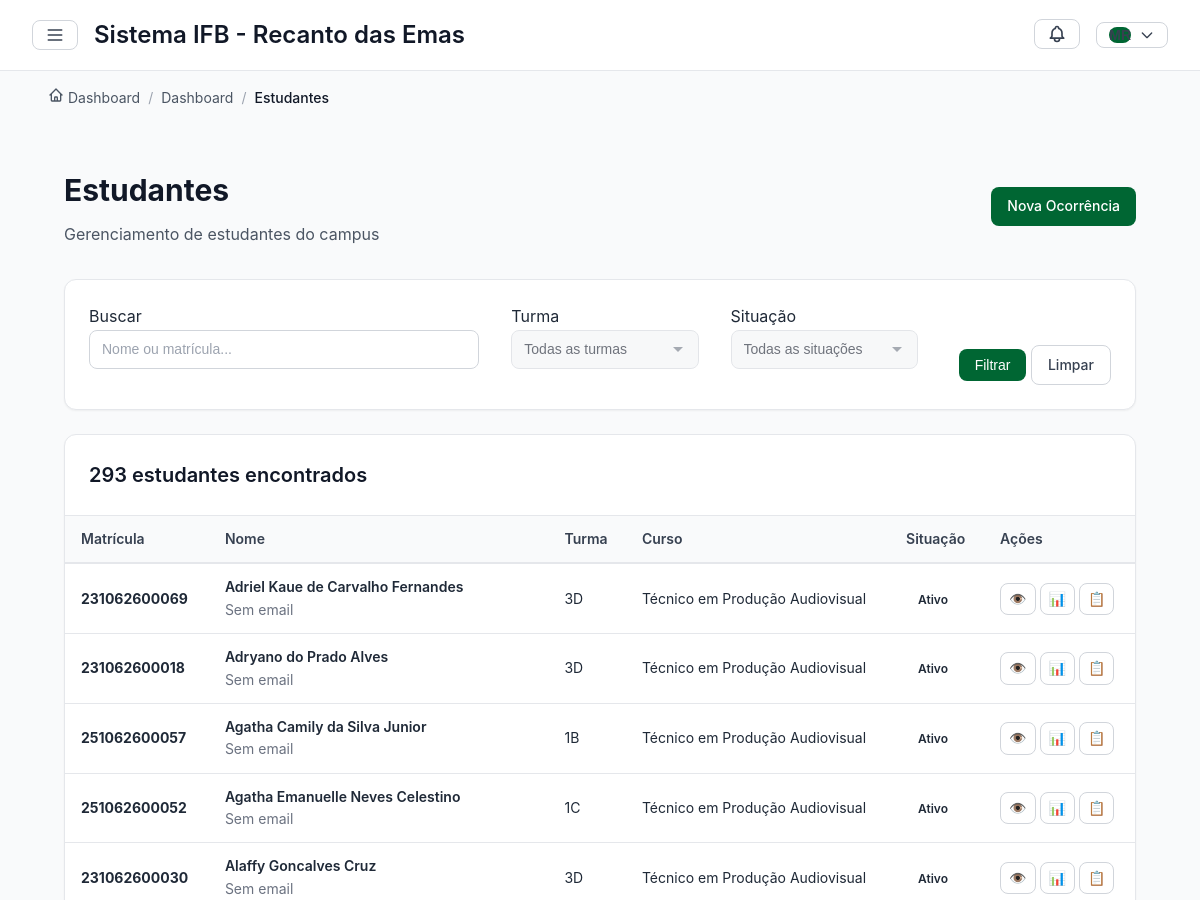
The page /estudantes/ (signed in, upper part) on the database as committed earlier.
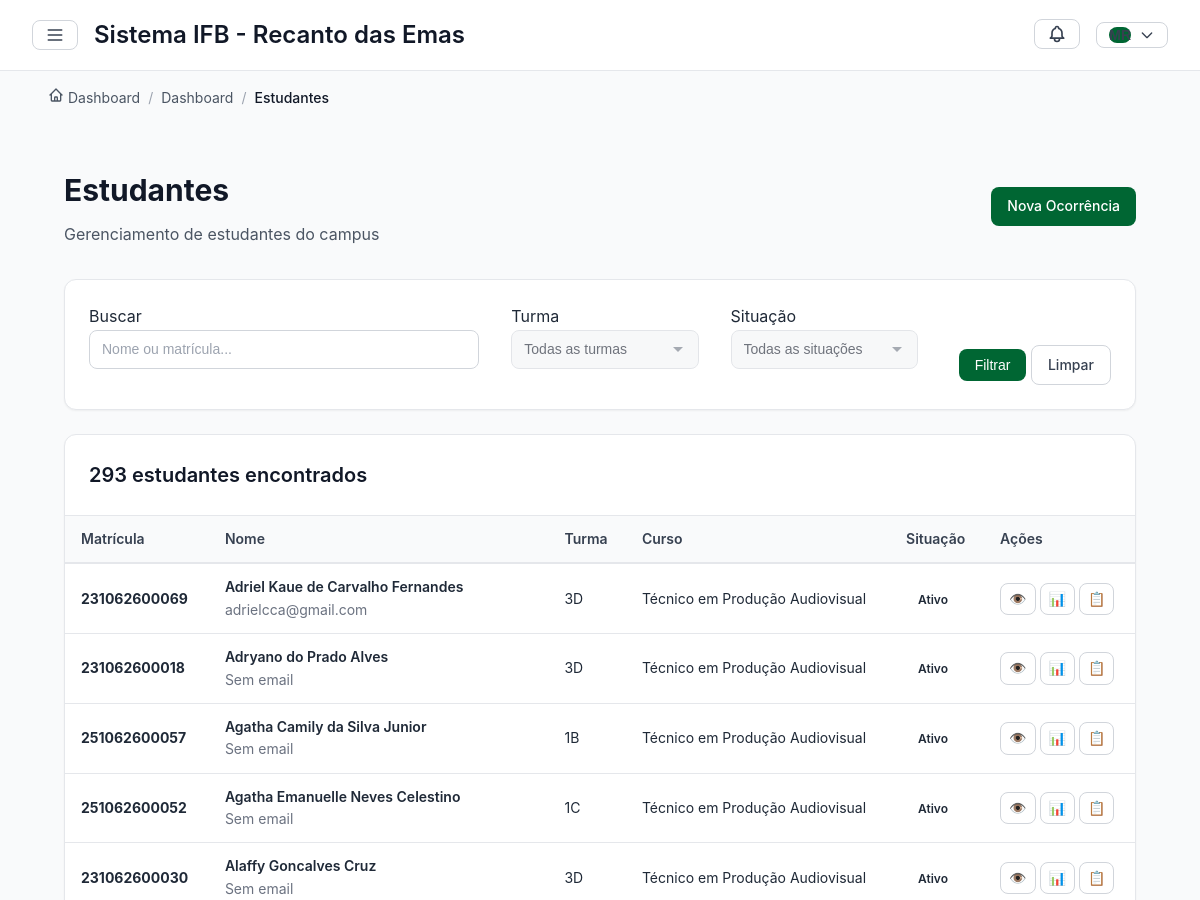
The same page on the database as committed later.
### core/models.py (models this page shows, shortened)
class Estudante(models.Model):
    SITUACAO_CHOICES = [
        ('ATIVO', 'Ativo'),
        ('INATIVO', 'Inativo'),
        ('TRANCADO', 'Trancado'),
        ('EVADIDO', 'Evadido'),
        ('FORMADO', 'Formado'),
        ('TRANSFERIDO', 'Transferido'),
    ]
    matricula_sga = models.CharField(max_length=20, unique=True)
    nome = models.CharField(max_length=200)
    cpf = models.CharField(max_length=14, blank=True)
    data_nascimento = models.DateField(null=True, blank=True)
    email = models.EmailField()
    email_responsavel = models.EmailField(blank=True)
    contato_responsavel = models.CharField(max_length=15, blank=True)
    logradouro = models.CharField(max_length=200, blank=True)
    bairro_cidade = models.CharField(max_length=100, blank=True)
    uf = models.CharField(max_length=2, blank=True)
    turma = models.ForeignKey(Turma, on_delete=models.PROTECT, related_name='estudantes')
    turma_periodo = models.CharField(max_length=20, blank=True)
    campus = models.ForeignKey(Campus, on_delete=models.PROTECT)
    curso = models.ForeignKey(Curso, on_delete=models.PROTECT)
    situacao = models.CharField(max_length=15, choices=SITUACAO_CHOICES, default='ATIVO')
    data_ingresso = models.DateField()
    foto = models.ImageField(upload_to='estudantes/', blank=True, null=True)
    foto_url = models.URLField(
        blank=True,
        null=True,
        help_text="Link direto da imagem no Google Drive. Use o formato: https://drive.google.com/uc?export=view&id=ID_DA_IMAGEM"
    )
    responsavel = models.ForeignKey(
        Responsavel,
        on_delete=models.SET_NULL,
        null=True,
        blank=True
    )
    class Meta:
        ordering = ['nome']

class Turma(models.Model):
    nome = models.CharField(max_length=50)
    curso = models.ForeignKey(Curso, on_delete=models.PROTECT)
    ano = models.IntegerField()
    periodo = models.CharField(max_length=20)  # "2024.1", "2024.2"
    semestre = models.IntegerField(choices=[(0, 'Anual'), (1, '1º'), (2, '2º')])
    sala = models.CharField(max_length=20, blank=True)
    ativa = models.BooleanField(default=True)
    class Meta:
        ordering = ['-ano', '-semestre', 'nome']
        unique_together = ['nome', 'curso', 'ano', 'semestre']

class Curso(models.Model):
    nome = models.CharField(max_length=200)
    campus = models.ForeignKey(Campus, on_delete=models.PROTECT, related_name='cursos')
    codigo = models.CharField(max_length=20, unique=True)
    ativo = models.BooleanField(default=True)
    class Meta:
        ordering = ['nome']

### core/views.py (the view)
# urls.py: path('estudantes/', views.estudante_list, name='estudante_list'),
@login_required
@user_passes_test(is_servidor)
def estudante_list(request):
    estudantes = Estudante.objects.select_related('turma', 'curso').order_by('nome')
    busca = request.GET.get('q')
    turma_id = request.GET.get('turma')
    situacao = request.GET.get('situacao')
    if busca:
        estudantes = estudantes.filter(
            Q(nome__icontains=busca) |
            Q(matricula_sga__icontains=busca)
        )
    if turma_id:
        estudantes = estudantes.filter(turma_id=turma_id)
    if situacao:
        estudantes = estudantes.filter(situacao=situacao)
    paginator = Paginator(estudantes, 50)
    page = request.GET.get('page')
    estudantes_page = paginator.get_page(page)
    turmas = Turma.objects.all()
    situacao_choices = Estudante.SITUACAO_CHOICES
    breadcrumbs_list = [
        {'label': 'Dashboard', 'url': '/'},
        {'label': 'Estudantes', 'url': ''}
    ]
    context = {
        'estudantes': estudantes_page,
        'turmas': turmas,
        'situacao_choices': situacao_choices,
        'breadcrumbs_list': breadcrumbs_list,
    }
    return render(request, 'core/estudante_list.html', context)

### core/views.py (called while the page is built)
def is_servidor(user):
    return hasattr(user, 'servidor')

### templates/core/estudante_list.html (shortened to what this page needs)
{% extends 'core/base.html' %}
{% load static %}
{% block content %}
<div class="container">
    <div class="page-header">
        <div>
            <h1 class="page-title">Estudantes</h1>
            <p class="page-subtitle">Gerenciamento de estudantes do campus</p>
        </div>
        <div class="flex gap-2">
            <a href="{% url 'core:ocorrencia_create' %}" class="btn btn-primary">
                Nova Ocorrência
            </a>
        </div>
    </div>
    <div class="card mb-4">
        <div class="card-body">
            <form method="get" class="filter-form">
                <div class="form-row">
                    <div class="form-group">
                        <label for="search">Buscar</label>
                        <input type="text" name="q" id="search" class="form-control"
                               placeholder="Nome ou matrícula..." value="{{ request.GET.q }}">
                    </div>
                    <div class="form-group">
                        <label for="turma">Turma</label>
                        <select name="turma" id="turma" class="form-control">
                            <option value="">Todas as turmas</option>
                        </select>
                    </div>
                    <div class="form-group">
                        <label for="situacao">Situação</label>
                        <select name="situacao" id="situacao" class="form-control">
                            <option value="">Todas as situações</option>
                        </select>
                    </div>
                    <div class="form-group">
                        <label>&nbsp;</label>
                        <button type="submit" class="btn btn-primary">Filtrar</button>
                        <a href="{% url 'core:estudante_list' %}" class="btn btn-outline">Limpar</a>
                    </div>
                </div>
            </form>
        </div>
    </div>
    <div class="card">
        <div class="card-header">
            <h3 class="card-title">
                {{ estudantes.paginator.count }} estudante{{ estudantes.paginator.count|pluralize }} encontrado{{ estudantes.paginator.count|pluralize }}
            </h3>
        </div>
        <div class="card-body" style="padding: 0;">
            {% if estudantes %}
            <div class="table-container">
                <table class="table">
                    <thead>
                        <tr>
                            <th>Matrícula</th>
                            <th>Nome</th>
                            <th>Turma</th>
                            <th>Curso</th>
                            <th>Situação</th>
                            <th>Ações</th>
                        </tr>
                    </thead>
                    <tbody>
                        {% for estudante in estudantes %}
                        <tr>
                            <td>
                                <strong>{{ estudante.matricula_sga }}</strong>
                            </td>
                            <td>
                                <div class="student-info">
                                    <div class="student-name">{{ estudante.nome }}</div>
                                    <div class="student-email">{{ estudante.email|default:"Sem email" }}</div>
                                </div>
                            </td>
                            <td>{{ estudante.turma.nome }}</td>
                            <td>{{ estudante.curso.nome }}</td>
                            <td>
                                <span class="badge badge-{{ estudante.situacao|lower }}">
                                    {{ estudante.get_situacao_display }}
                                </span>
                            </td>
                            <td>
                                <div class="action-buttons">
                                    <a href="{% url 'core:estudante_detail' estudante.matricula_sga %}"
                                       class="btn btn-sm btn-outline" title="Ver perfil">
                                        👁️
                                    </a>
                                    <a href="{% url 'pedagogico:ficha_aluno' estudante.matricula_sga %}"
                                       class="btn btn-sm btn-outline" title="Ficha completa">
                                        📊
                                    </a>
                                    <a href="{% url 'core:relatorio_estudante' estudante.matricula_sga %}"
                                       class="btn btn-sm btn-outline" title="Gerar relatório">
                                        📋
                                    </a>
                                </div>
                            </td>
                        </tr>
                        {% endfor %}
                    </tbody>
                </table>
            </div>
            {% endif %}
        </div>
    </div>
</div>
{% endblock %}

### templates/core/base.html (shortened to what this page needs)
{% load static %}
<!DOCTYPE html>
<html lang="pt-BR">
<head>
    <link rel="stylesheet" href="{% static 'css/main.css' %}">
    <link rel="stylesheet" href="{% static 'css/forms-basics.css' %}">
    <link rel="stylesheet" href="{% static 'css/forms-advanced.css' %}">
    <link rel="stylesheet" href="{% static 'css/components.css' %}">
    <link rel="stylesheet" href="{% static 'css/utilities.css' %}">
</head>
<body>
    <div class="layout-wrapper">
        <div class="main-content">
            {% if user.is_authenticated %}
                {% include 'core/components/navbar.html' %}
            {% endif %}
            {% if user.is_authenticated and breadcrumbs_list %}
            <div class="content pt-3 pb-0">
                <div class="container">
                    {% block breadcrumb %}
                        {% include 'core/components/breadcrumb.html' %}
                    {% endblock %}
                </div>
            </div>
            {% endif %}
            <main class="content">
                <div class="container">
                    {% block content %}{% endblock %}
                </div>
            </main>
        </div>
    </div>
</body>
</html>

### templates/core/components/sidebar.html (shortened to what this page needs)
{% load static %}

### templates/core/components/navbar.html (shortened to what this page needs)
{% load static %}
<header class="header">
    <div class="flex items-center gap-3">
        <button class="btn btn-outline btn-sm" onclick="toggleSidebar()" aria-label="Menu">
            <svg width="20" height="20" fill="none" stroke="currentColor" viewBox="0 0 24 24">
                <path stroke-linecap="round" stroke-linejoin="round" stroke-width="2" d="M4 6h16M4 12h16M4 18h16"/>
            </svg>
        </button>
        <h1 class="header-title">
            {% block header_title %}Sistema IFB - Recanto das Emas{% endblock %}
        </h1>
    </div>
    <div class="user-menu">
        <div class="relative">
            <button class="btn btn-outline btn-sm relative" onclick="toggleNotifications(event)" id="notifications-btn" aria-label="Notificações">
            </button>
        </div>
        <div class="relative">
            <button class="btn btn-outline btn-sm flex items-center gap-2" onclick="toggleUserMenu(event)" aria-label="Menu do usuário">
                <div class="w-8 h-8 rounded-full bg-primary text-white flex items-center justify-center font-semibold text-sm">
                    {{ user.first_name|slice:":1"|upper }}{{ user.last_name|slice:":1"|upper }}
                </div>
                <svg width="16" height="16" fill="none" stroke="currentColor" viewBox="0 0 24 24">
                    <path stroke-linecap="round" stroke-linejoin="round" stroke-width="2" d="M19 9l-7 7-7-7"/>
                </svg>
            </button>
        </div>
    </div>
</header>

### templates/core/components/breadcrumb.html
{% load static %}
<nav class="breadcrumb mb-4" aria-label="Breadcrumb">
    <a href="{% url 'core:dashboard' %}" class="breadcrumb-item">
        <svg width="16" height="16" fill="none" stroke="currentColor" viewBox="0 0 24 24">
            <path stroke-linecap="round" stroke-linejoin="round" stroke-width="2" d="M3 12l2-2m0 0l7-7 7 7M5 10v10a1 1 0 001 1h3m10-11l2 2m-2-2v10a1 1 0 01-1 1h-3m-6 0a1 1 0 001-1v-4a1 1 0 011-1h2a1 1 0 011 1v4a1 1 0 001 1m-6 0h6"/>
        </svg>
        <span>Dashboard</span>
    </a>
    {% for breadcrumb in breadcrumbs_list %}
    <span class="breadcrumb-separator">/</span>
    {% if breadcrumb.url %}
    <a href="{{ breadcrumb.url }}" class="breadcrumb-item">
        {{ breadcrumb.label }}
    </a>
    {% else %}
    <span class="breadcrumb-item active" aria-current="page">
        {{ breadcrumb.label }}
    </span>
    {% endif %}
    {% endfor %}
</nav>

### templates/core/components/footer.html (shortened to what this page needs)
{% load static %}

### static/css/forms-basics.css (style rules this page uses)
.form-control { width: 100%; padding: 0.5rem 0.75rem; border: 1px solid var(--gray-300); border-radius: var(--radius-md); font-size: 0.875rem; line-height: 1.5; color: var(--gray-900); background-color: white; transition: border-color 0.15s ease-in-out, box-shadow 0.15s ease-in-out; }
.form-control:disabled, .form-control:read-only { background-color: var(--gray-100); opacity: 0.6; cursor: not-allowed; }
.form-control::placeholder { color: var(--gray-400); }
select.form-control { padding-right: 2.5rem; background-repeat: no-repeat; background-position: right 0.75rem center; background-size: 16px; appearance: none; }
.form-group { margin-bottom: 1rem; }
.form-group:last-child { margin-bottom: 0; }
.form-row { display: flex; flex-wrap: wrap; margin-right: -0.5rem; margin-left: -0.5rem; }
.form-row > .form-group, .form-row > [class*="col-"] { padding-right: 0.5rem; padding-left: 0.5rem; }

### static/css/forms-advanced.css (style rules this page uses)
.page-header { display: flex; justify-content: space-between; align-items: center; margin-bottom: 2rem; }
.page-title { font-size: 1.875rem; font-weight: 700; color: var(--gray-900); margin: 0; }
.page-subtitle { font-size: 1rem; color: var(--gray-600); margin-top: 0.5rem; }
.student-info { flex: 1; }
.student-name { font-weight: 500; font-size: 0.875rem; color: var(--gray-900); }

### static/css/utilities.css (style rules this page uses)
.mb-4 { margin-bottom: var(--spacing-lg); }
.pt-3 { padding-top: var(--spacing-md); }
.pb-0 { padding-bottom: 0; }
.flex { display: flex; }
.justify-center { justify-content: center; }
.items-center { align-items: center; }
.gap-2 { gap: var(--spacing-sm); }
.gap-3 { gap: var(--spacing-md); }
.text-sm { font-size: 0.875rem; }
.font-semibold { font-weight: 600; }
.bg-primary { background-color: var(--ifb-verde); }
.rounded-full { border-radius: 9999px; }
.relative { position: relative; }

### templates/core/estudante_list.html (style rules this page uses)
.filter-form .form-row { display: grid; grid-template-columns: 2fr 1fr 1fr auto; gap: 1rem; align-items: end; }
.student-info .student-name { font-weight: 600; color: var(--gray-800); }
.student-info .student-email { font-size: 0.875rem; color: var(--gray-500); }
.action-buttons { display: flex; gap: 0.25rem; }
.action-buttons .btn-sm { padding: 0.25rem 0.5rem; font-size: 0.875rem; }

Rows that differ between the two databases and show on the page:
changed Estudante "Adriel Kaue de Carvalho Fernandes": email "Sem email" → "adrielcca@gmail.com"
